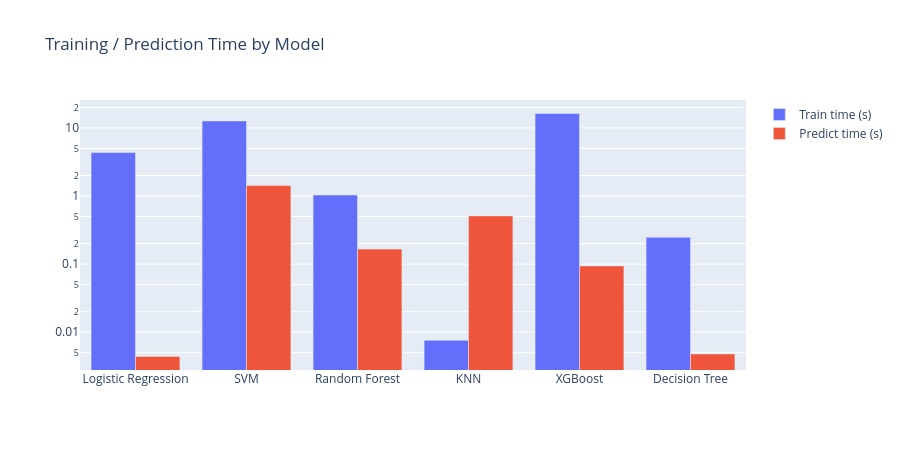

Notebook cell for this chart:
### Code cell
model_charts.model_timing_chart(comp)

### Figure 1 — Plotly figure (JSON) as saved in the notebook; plotly's stock layout.template omitted (floating-point values rounded to 4 significant figures)
{"data": [{"name": "Train time (s)", "type": "bar", "x": ["Logistic Regression", "SVM", "Random Forest", "KNN", "XGBoost", "Decision Tree"], "y": [4.334, 12.67, 1.035, 0.0076, 16.27, 0.247]}, {"name": "Predict time (s)", "type": "bar", "x": ["Logistic Regression", "SVM", "Random Forest", "KNN", "XGBoost", "Decision Tree"], "y": [0.0044, 1.424, 0.1662, 0.5103, 0.094, 0.0048]}], "layout": {"barmode": "group", "height": 450, "title": {"text": "Training / Prediction Time by Model"}, "yaxis": {"type": "log"}}}
